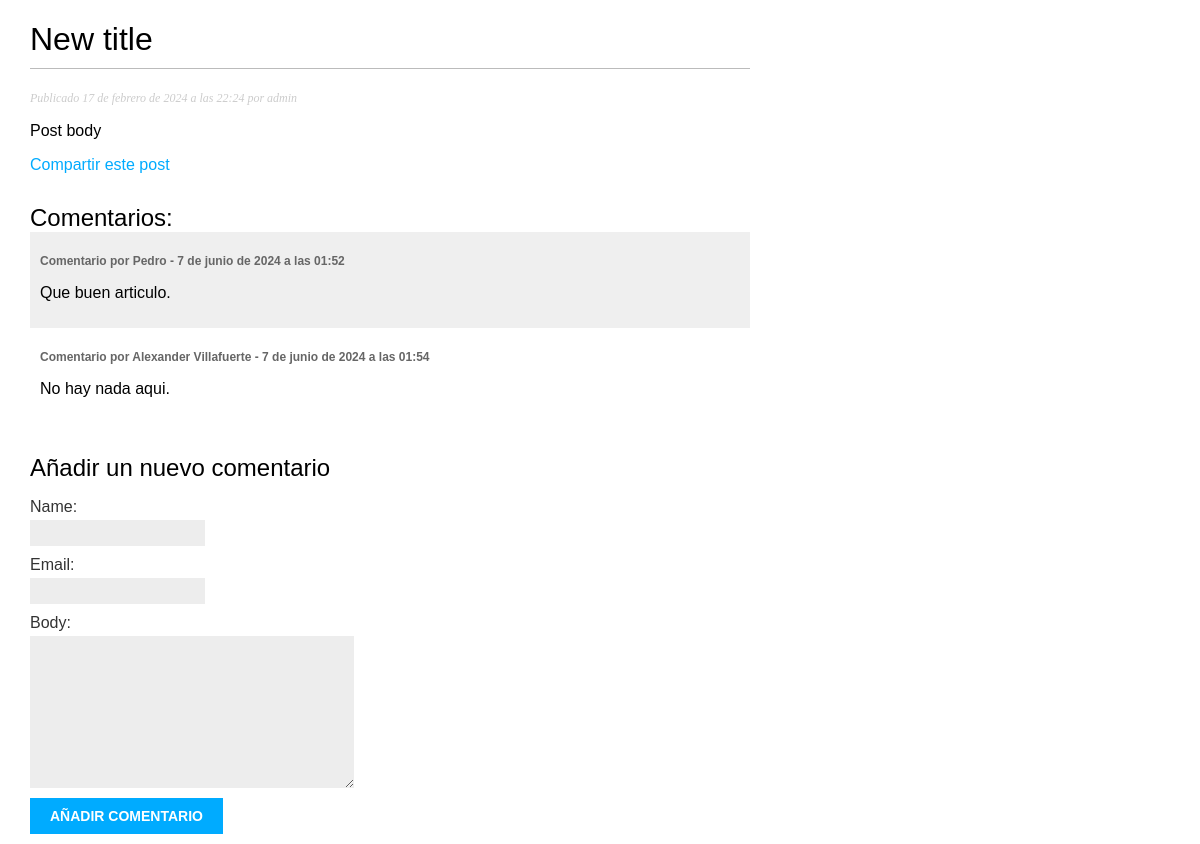
Page /blog/2024/2/17/another-post/ on the committed database.
### blog/models.py (models this page shows, shortened)
class Post(models.Model):
    class Estado(models.TextChoices): # Enumeración de opciones de estado : Borrador y Publicado
        BORRADOR = 'BR', 'Borrador'
        PUBLICADO = 'PB', 'Publicado'
    titulo = models.CharField(max_length=250)
    slug = models.SlugField(max_length=250)
    autor = models.ForeignKey(User,
                               on_delete=models.CASCADE)
    cuerpo = models.TextField()
    fecha_publicado = models.DateTimeField(default=timezone.now)
    fecha_creado = models.DateTimeField(auto_now_add=True)
    estado = models.CharField(max_length=2,
                              choices=Estado.choices,
                              default=Estado.BORRADOR)

class Comment(models.Model):
    post = models.ForeignKey(Post,
                             on_delete=models.CASCADE,
                             related_name='comments') # Relación inversa para acceder a los comentarios de un post.
    name = models.CharField(max_length=80)
    email = models.EmailField()
    body = models.TextField()
    created = models.DateTimeField(auto_now_add=True)
    active = models.BooleanField(default=True)

### blog/views.py (the view)
# urls.py: path('<int:year>/<int:month>/<int:day>/<slug:post>/',views.post_detail,name='post_detail'),
def post_detail(request, year, month, day, post):
    post = get_object_or_404(Post,
                            estado=Post.Estado.PUBLICADO,
                            slug=post,
                            fecha_publicado__year=year,
                            fecha_publicado__month=month,
                            fecha_publicado__day=day)
    comments = post.comments.filter(active=True)
    form = CommentForm()
    return render(request,
                  'blog/post/detail.html',
                  {'post': post,
                   'comments': comments,
                   'form': form})

### blog/forms.py
class CommentForm(forms.ModelForm):
    class Meta:
        model = Comment
        fields = ['name', 'email', 'body'] # Campos que se mostrarán en el formulario

### blog/templates/blog/post/detail.html (shortened to what this page needs)
{% extends "blog/base.html" %}
{% block content %}
    <h1>{{ post.titulo }}</h1>
    <p class="date">
        Publicado {{ post.fecha_publicado }} por {{ post.autor }}
    </p>
    {{ post.cuerpo | linebreaks }}
    <p>
        <a href="{% url 'blog:post_share' post.id %}">
            Compartir este post
        </a>
    </p>
    <h2>Comentarios: </h2>
    {% for comment in comments %}
        <div class="comment">
            <p class="info">
                Comentario por {{ comment.name }}
                - {{ comment.created }}
            </p>
            {{ comment.body|linebreaks }}
        </div>
    {% empty %}
        <p>No hay ningun comentario</p>
    {% endfor %}
    <h2>Añadir un nuevo comentario</h2>
    <form action="{% url 'blog:post_comment' post.id %}" method="post">
        {{ form.as_p }}
        <p><input type="submit" value="Añadir comentario"></p>
    </form>
{% endblock %}

### blog/static/css/blog.css (style rules this page uses)
body { margin: 0; padding: 0; font-family: helvetica, sans-serif; }
a { color: #00abff; text-decoration: none; }
h1 { font-weight: normal; border-bottom: 1px solid #bbb; padding: 0 0 10px 0; }
h2 { font-weight: normal; margin: 30px 0 0; }
p.date { color: #ccc; font-family: georgia, serif; font-size: 12px; font-style: italic; }
label { float: left; clear: both; color: #333; margin-bottom: 4px; }
input, textarea { clear: both; float: left; margin: 0 0 10px; background: #ededed; border: 0; padding: 6px 10px; font-size: 12px; }
input[type=submit] { font-weight: bold; background: #00abff; color: #fff; padding: 10px 20px; font-size: 14px; text-transform: uppercase; }
.comment { padding: 10px; }
.comment:nth-child(even) { background: #efefef; }
.comment .info { font-weight: bold; font-size: 12px; color: #666; }

### rows in the picture
Post: titulo "New title", fecha_publicado "17 de febrero de 2024 a las 22:24", autor "admin", cuerpo "Post body"
Comment: name "Pedro", created "7 de junio de 2024 a las 01:52", body "Que buen articulo."
Comment: name "Alexander Villafuerte", created "7 de junio de 2024 a las 01:54", body "No hay nada aqui."
